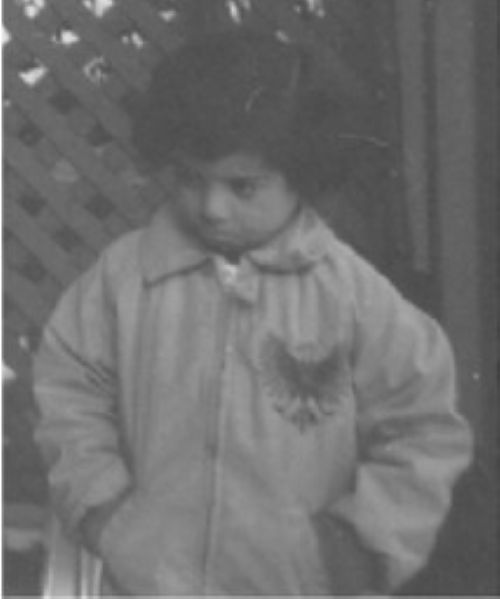
#> input picture tasks week 3/kid.jpg, 500 x 599 px, found by its file name
$ python taskB.py
#> lines starting #> are read from the running program, lines starting #| are printed output that depends on the picture
import cv2
import numpy as np
import matplotlib.pyplot as plt

# --- Step 1: Read image ---
image_path = r"D:\computer vision tasks\tasks week 3\kid.jpg"  # Change this
image = cv2.imread(image_path, cv2.IMREAD_GRAYSCALE)  # work in grayscale
#> image is the input picture: shape (599, 500); min 63, max 255, mean 110.9

if image is None:
    raise ValueError("Image not found!")

# --- Step 2: Calculate histogram ---
hist = cv2.calcHist([image], [0], None, [256], [0, 256])
#> hist = 256 values, max 9744 at index 82, min 0 at index 0, mean 1169.9
hist = hist.ravel()  # flatten

# Show histogram
plt.plot(hist, color='black')
plt.title("Histogram")
plt.xlabel("Pixel Intensity (0-255)")
plt.ylabel("Frequency")
plt.show()
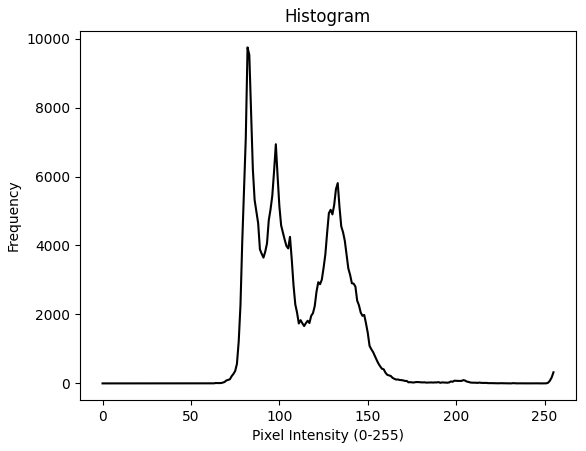
#> figure drawn by matplotlib, 1 panel; curve peaks at x = 82, y = 9744

# --- Step 3: Analyze histogram ---
mean_intensity = np.mean(image)
#> mean_intensity = 110.9
std_intensity = np.std(image)  # spread of intensities
#> std_intensity = 24.39

# Rules
if mean_intensity < 60:
    img_condition = "Over Dark"
elif mean_intensity > 190:
    img_condition = "Over Bright"
elif std_intensity < 40:
    img_condition = "Low Contrast"
else:
    img_condition = "Normal"

print(f"Image Condition: {img_condition}")

# --- Step 4: Show image ---
plt.imshow(image, cmap="gray")
plt.title(f"Detected Condition: {img_condition}")
plt.axis("off")
plt.show()
